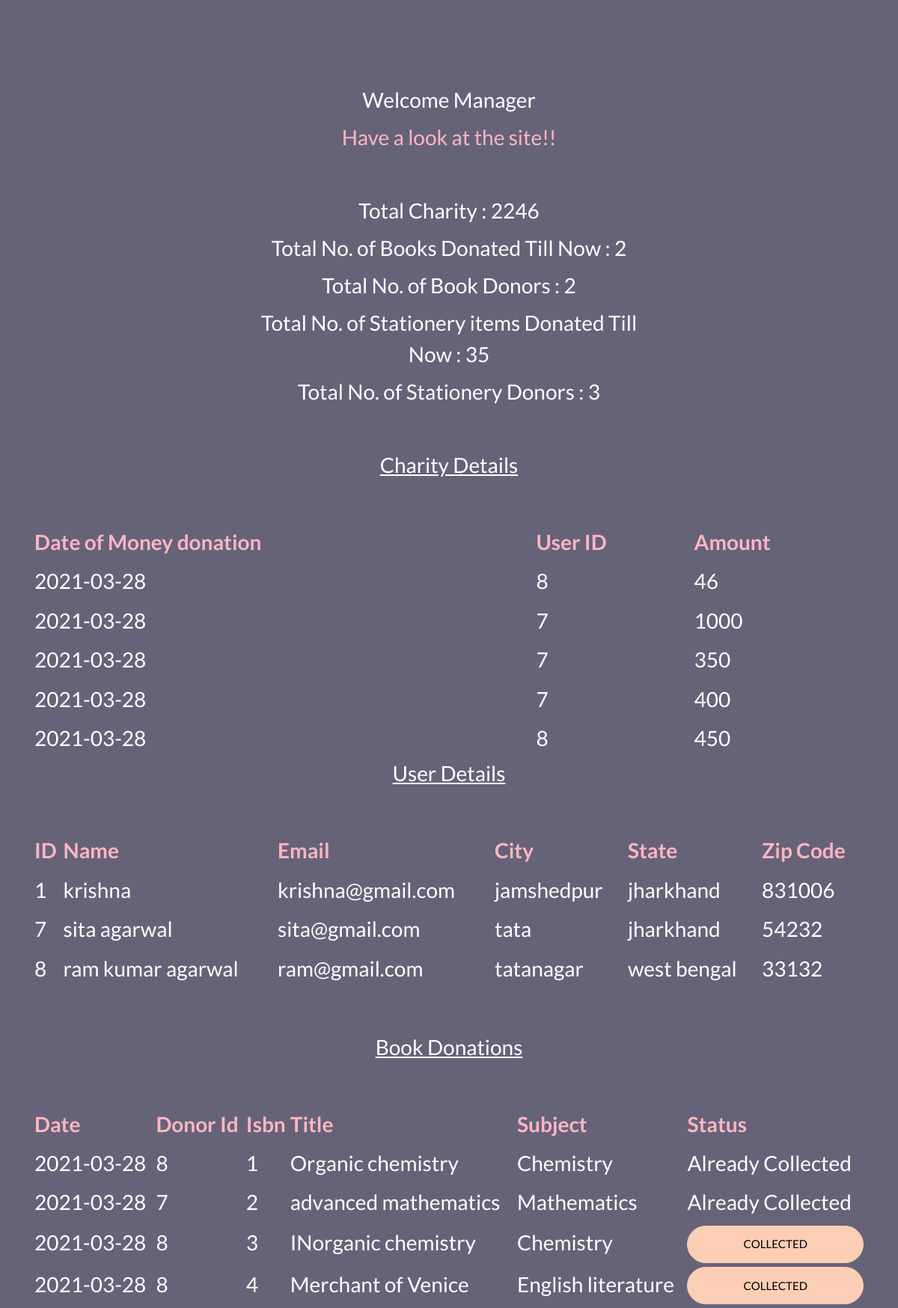
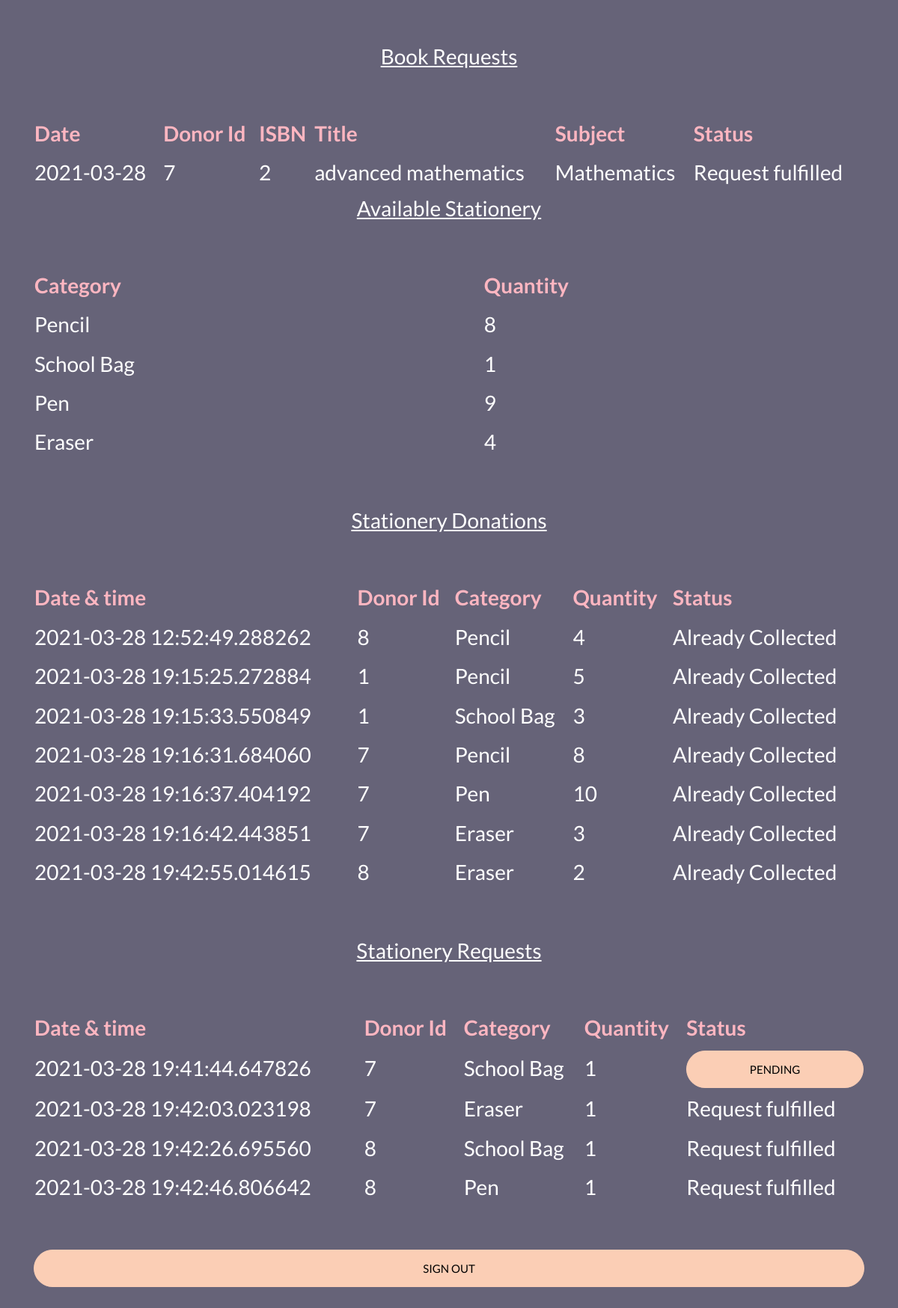
Page /dorei/manage/ on the committed database (2 pictures, top to bottom).
### dorei/models.py (models this page shows, shortened)
class Money(models.Model):
    money_id = models.IntegerField(db_column='money_id', primary_key=True)
    user_id = models.ForeignKey(User, on_delete=models.CASCADE, db_column='user_id')
    t_time = models.DateTimeField(db_column='t_time')
    amount = models.IntegerField(db_column='amount')
    transaction_id = models.TextField(db_column='transaction_id', max_length=10, null=True)
    class Meta:
        unique_together = (('money_id', 't_time'),)

class User(models.Model):
    user_id = models.AutoField(db_column='user_id', primary_key=True)
    first_name = models.TextField(db_column='first_name', max_length=10)
    middle_name = models.TextField(db_column='middle_name', max_length=10, blank=True, null=True)
    last_name = models.TextField(db_column='last_name', max_length=10, blank=True, null=True)
    email_address = models.EmailField(db_column='email_address', max_length=40)
    house_number = models.CharField(db_column='house_number', max_length=10, blank=True, null=True)
    street_number = models.CharField(db_column='street_number', max_length=10, blank=True, null=True)
    street_name = models.TextField(db_column='street_name', max_length=50)
    city = models.TextField(db_column='city', max_length=50)
    state = models.TextField(db_column='state', max_length=50)
    postal_code = models.DecimalField(db_column='postal_code', max_digits=6, decimal_places=0)
    password = models.CharField(db_column='password', max_length=256)

class Stationery(models.Model):
    stationery_id = models.AutoField(db_column='stationery_id', primary_key=True)
    stationery_name = models.CharField(db_column='stationery_name', max_length = 50)
    tot_quantity = models.IntegerField(db_column='tot_quantity',validators=[MinValueValidator(1)], blank=True, null=True)
    location_id = models.ForeignKey(Location, on_delete = models.DO_NOTHING,db_column='location_id', null=True, blank=True)

### dorei/views.py (the view)
# urls.py: path('manage/', views.manage, name='manage'),
def manage(request):
    total_charity = select_using_raw_sql("SELECT SUM(dm.amount) FROM dorei_money AS dm")
    books_donated = select_using_raw_sql("SELECT COUNT(db.isbn) FROM dorei_bookdonate AS db WHERE db.is_collected=1")
    stationery_donated = select_using_raw_sql("SELECT SUM(ds.quantity) FROM dorei_stationerydonate AS ds WHERE ds.is_collected=1")
    book_donors = select_using_raw_sql("SELECT COUNT(DISTINCT(db.user_id)) FROM dorei_bookdonate AS db WHERE db.is_collected=1")
    stationery_donors = select_using_raw_sql("SELECT COUNT(DISTINCT(ds.user_id)) FROM dorei_stationerydonate AS ds WHERE ds.is_collected=1")
    charity_details = select_using_raw_sql("SELECT date(dm.t_time) AS t_time,dm.user_id AS user_id,dm.amount AS amount FROM dorei_money AS dm")
    user_details = select_using_raw_sql("SELECT du.user_id AS user_id,du.first_name||' '||du.middle_name||' '||du.last_name AS name,du.email_address AS  email,\
        du.house_number AS house_number,du.street_number AS street_number,du.street_name AS street_name,du.city AS city,du.state AS state,du.postal_code AS postal_code\
        FROM dorei_user AS du")
    book_donations = select_using_raw_sql("SELECT dbd.user_id AS user_id,date(dbd.t_time) AS t_time,dbd.isbn AS isbn,db.title AS title,db.subject AS subject,dbd.is_collected AS verify\
     FROM dorei_bookdonate AS dbd, dorei_book AS db WHERE db.isbn=dbd.isbn")
    book_requests = select_using_raw_sql("SELECT dbr.user_id AS user_id,date(dbr.t_time) AS t_time,dbr.isbn AS isbn,db.title AS title,db.subject AS subject,dbr.is_delivered AS verify\
     FROM dorei_bookrequest AS dbr, dorei_book AS db WHERE db.isbn=dbr.isbn")
    available_stationery = select_using_raw_sql("SELECT ds.stationery_name AS name,ds.tot_quantity AS tot_quantity FROM dorei_stationery AS ds")
    stationery_donations = select_using_raw_sql("SELECT dsd.user_id AS user_id,dsd.t_time AS t_time,ds.stationery_name AS name,dsd.quantity AS quantity,dsd.is_collected AS verify\
     FROM dorei_stationerydonate AS dsd, dorei_stationery AS ds WHERE ds.stationery_id=dsd.stationery_id")
    stationery_requests = select_using_raw_sql("SELECT dsr.user_id AS user_id,dsr.t_time AS t_time,ds.stationery_name AS name,dsr.quantity AS quantity,dsr.is_delivered AS verify\
     FROM dorei_stationeryrequest AS dsr, dorei_stationery AS ds WHERE ds.stationery_id=dsr.stationery_id")
    data = {
            'total_charity':total_charity[0]['SUM(dm.amount)'],
            'books_donated':books_donated[0]['COUNT(db.isbn)'],
            'stationery_donated':stationery_donated[0]['SUM(ds.quantity)'],
            'book_donors':book_donors[0]['COUNT(DISTINCT(db.user_id))'],
            'stationery_donors':stationery_donors[0]['COUNT(DISTINCT(ds.user_id))'],
            'charity_details':charity_details,
            'user_details':user_details,
            'book_donations':book_donations,
            'book_requests':book_requests,
            'available_stationery':available_stationery,
            'stationery_donations':stationery_donations,
            'stationery_requests':stationery_requests,
        }
    return render(request, 'manager_ui.html', data)

### dorei/views.py (called while the page is built)
def select_using_raw_sql(sql):
    cursor = connection.cursor()
    try:
        cursor.execute(sql)
    except Exception as e:
        print(e)
        return []
    results = cursor.fetchall()
    l = []
    for  i in range(len(results)):
        dict = {}
        field = 0
        while True:
            try:
                dict[cursor.description[field][0]] = str(results[i][field])
                field = field +1
            except IndexError as e:
                break
        l.append(dict)
    return l

### dorei/templates/manager_ui.html
{% extends "base_generic.html" %}
{% block content %}
  <body class="img js-fullheight" style="background-color: #928DAB;">
  <section class="ftco-section">
    <div class="container">
      <div class="row justify-content-center">
        <div class="col-md-6 text-center mb-5">
          <h2 class="heading-section">Welcome Manager</h2>
          <h2 class="heading-section" style="color:#FFB6C1;">Have a look at the site!!</h2>
        </div>
      </div>
      <div class="row justify-content-center">
        <div class="col-md-6 text-center mb-5">
          <h2 class="heading-section">Total Charity : {{total_charity}}</h2>
          <h2 class="heading-section">Total No. of Books Donated Till Now : {{books_donated}}</h2>
          <h2 class="heading-section">Total No. of Book Donors : {{book_donors}}</h2>
          <h2 class="heading-section">Total No. of Stationery items Donated Till Now : {{stationery_donated}}</h2>
          <h2 class="heading-section">Total No. of Stationery Donors : {{stationery_donors}}</h2>
        </div>
      </div>
      <div class="row justify-content-center">
        <div class="col-md-6 text-center mb-5">
          <h2 class="heading-section"><u>Charity Details</u></h2>
        </div>
      </div>
      {% if charity_details %}
      <table style="width:100%">
        <tr class="heading-section" style="color:#FFB6C1;">
          <th>Date of Money donation</th>
          <th>User ID</th>
          <th>Amount</th>
        </tr>
        {% for donation in charity_details %}
        <tr class="heading-section" style="color:#FFFFFF">
          <td >{{donation.t_time}}</td>
          <td>{{donation.user_id}}</td>
          <td >{{donation.amount}}</td>
        </tr>
        {% endfor %}
      </table>
      {% endif %}
      <div class="row justify-content-center">
        <div class="col-md-6 text-center mb-5">
          <h2 class="heading-section"><u>User Details</u></h2>
        </div>
      </div>
      {% if user_details %}
      <table style="width:100%">
        <tr class="heading-section" style="color:#FFB6C1;">
          <th>ID</th>
          <th>Name</th>
          <th>Email</th>
          <th>City</th>
          <th>State</th>
          <th>Zip Code</th>
        </tr>
        {% for user in user_details %}
        <tr class="heading-section" style="color:#FFFFFF">
          <td >{{user.user_id}}</td>
          <td >{{user.name}}</td>
          <td >{{user.email}}</td>
          <td >{{user.city}}</td>
          <td >{{user.state}}</td>
          <td >{{user.postal_code}}</td>
        </tr>
        {% endfor %}
      </table>
      {% endif %}
      <div class="row justify-content-center">
        <div class="col-md-6 text-center mb-5">
          <br></br>
          <h2 class="heading-section"><u>Book Donations</u></h2>
        </div>
      </div>
      {% if book_donations %}
      <table style="width:100%">
        <tr class="heading-section" style="color:#FFB6C1;">
          <th>Date</th>
          <th>Donor Id</th>
          <th>Isbn</th>
          <th>Title</th>
          <th>Subject</th>
          <th>Status</th>
        </tr>
        {% for donation in book_donations %}
        <tr class="heading-section" style="color:#FFFFFF">
          <td>{{donation.t_time}}</td>
          <td>{{donation.user_id}}</td>
          <td>{{donation.isbn}}</td>
          <td>{{donation.title}}</td>
          <td>{{donation.subject}}</td>
          <td>
            {% if donation.verify == 'True' %}
              Already Collected
            {% else %}
              <a href="{% url 'isdonated_book' user_id=donation.user_id  isbn=donation.isbn%}">
                <button type="submit" class="form-control btn btn-primary submit px-3">Collected</button>
              </a>
            {% endif %}
          </td>
        </tr>
        {% endfor %}
      </table>
      {% endif %}
      <div class="row justify-content-center">
        <div class="col-md-6 text-center mb-5">
          <br></br>
          <h2 class="heading-section"><u>Book Requests</u></h2>
        </div>
      </div>
      {% if book_requests %}
      <table style="width:100%">
        <tr class="heading-section" style="color:#FFB6C1;">
          <th>Date</th>
          <th>Donor Id</th>
          <th>ISBN</th>
          <th>Title</th>
          <th>Subject</th>
          <th>Status</th>
        </tr>
        {% for request in book_requests %}
        <tr class="heading-section" style="color:#FFFFFF">
          <td>{{request.t_time}}</td>
          <td>{{request.user_id}}</td>
          <td>{{request.isbn}}</td>
          <td>{{request.title}}</td>
          <td>{{request.subject}}</td>
          <td>
            {% if request.verify == 'True' %}
              Request fulfilled
            {% else %}
              <a href="{% url 'isrequested_book' user_id=request.user_id  isbn=request.isbn%}">
                <button type="submit" class="form-control btn btn-primary submit px-3">Pending</button>
              </a>
            {% endif %}
          </td>
        </tr>
        {% endfor %}
      </table>
      {% endif %}
      <div class="row justify-content-center">
        <div class="col-md-6 text-center mb-5">
          <h2 class="heading-section"><u>Available Stationery</u></h2>
        </div>
      </div>
      {% if available_stationery %}
      <table style="width:100%">
        <tr class="heading-section" style="color:#FFB6C1;">
          <th>Category</th>
          <th>Quantity</th>
        </tr>
        {% for stationery in available_stationery %}
        <tr class="heading-section" style="color:#FFFFFF">
          <td >{{stationery.name}}</td>
          <td >{{stationery.tot_quantity}}</td>
        </tr>
        {% endfor %}
      </table>
      {% endif %}
      <div class="row justify-content-center">
        <div class="col-md-6 text-center mb-5">
          <br></br>
          <h2 class="heading-section"><u>Stationery Donations</u></h2>
        </div>
      </div>
      {% if stationery_donations %}
      <table style="width:100%">
        <tr class="heading-section" style="color:#FFB6C1;">
          <th>Date & time</th>
          <th>Donor Id</th>
          <th>Category</th>
          <th>Quantity</th>
          <th>Status</th>
        </tr>
        {% for donation in stationery_donations %}
        <tr class="heading-section" style="color:#FFFFFF">
          <td>{{donation.t_time}}</td>
          <td>{{donation.user_id}}</td>
          <td>{{donation.name}}</td>
          <td>{{donation.quantity}}</td>
          <td>
            {% if donation.verify == 'True' %}
              Already Collected
            {% else %}
              <a href="{% url 'isdonated_stationery' user_id=donation.user_id  t_time=donation.t_time%}">
                <button type="submit" class="form-control btn btn-primary submit px-3">Collected</button>
              </a>
            {% endif %}
          </td>
        </tr>
        {% endfor %}
      </table>
      {% endif %}
      <div class="row justify-content-center">
        <div class="col-md-6 text-center mb-5">
          <br></br>
          <h2 class="heading-section"><u>Stationery Requests</u></h2>
        </div>
      </div>
      {% if stationery_requests %}
      <table style="width:100%">
        <tr class="heading-section" style="color:#FFB6C1;">
          <th>Date & time</th>
          <th>Donor Id</th>
          <th>Category</th>
          <th>Quantity</th>
          <th>Status</th>
        </tr>
        {% for request in stationery_requests %}
        <tr class="heading-section" style="color:#FFFFFF">
          <td>{{request.t_time}}</td>
          <td>{{request.user_id}}</td>
          <td>{{request.name}}</td>
          <td>{{request.quantity}}</td>
          <td>
            {% if request.verify == 'True' %}
              Request fulfilled
            {% else %}
              <a href="{% url 'isrequested_stationery' user_id=request.user_id  t_time=request.t_time%}">
                <button type="submit" class="form-control btn btn-primary submit px-3">Pending</button>
              </a>
            {% endif %}
          </td>
        </tr>
        {% endfor %}
      </table>
      {% endif %}
      <div class="row justify-content-center">
        <div class="col form-group">
          <br></br>
          <a href="/dorei/signOut/"><button type="submit" class="form-control btn btn-primary submit px-3">Sign Out</button></a>
        </div>
      </div>
    </div>
  </section>
  </body>
{% endblock %}

### rows in the picture
Money: t_time "2021-03-28", user_id "8", amount "46"
Money: t_time "2021-03-28", user_id "7", amount "1000"
Money: t_time "2021-03-28", user_id "7", amount "350"
Money: t_time "2021-03-28", user_id "7", amount "400"
Money: t_time "2021-03-28", user_id "8", amount "450"
User: user_id "1", name "krishna", email "krishna@gmail.com", city "jamshedpur", state "jharkhand", postal_code "831006"
User: user_id "7", name "sita agarwal", email "sita@gmail.com", city "tata", state "jharkhand", postal_code "54232"
User: user_id "8", name "ram kumar agarwal", email "ram@gmail.com", city "tatanagar", state "west bengal", postal_code "33132"
Stationery: name "Pencil", tot_quantity "8", t_time "2021-03-28 12:52:49.288262", user_id "8", quantity "4", t_time "2021-03-28 19:16:31.684060", user_id "7", quantity "8"
Stationery: name "School Bag", tot_quantity "1", t_time "2021-03-28 19:15:33.550849", user_id "1", quantity "3", t_time "2021-03-28 19:41:44.647826", user_id "7", quantity "1", shows "PENDING", t_time "2021-03-28 19:42:26.695560", user_id "8"
Stationery: name "Pen", tot_quantity "9", t_time "2021-03-28 19:42:46.806642", user_id "8", quantity "1", shows "Request fulfilled"
Stationery: name "Eraser", tot_quantity "4"

### other values in the picture
{{ total_charity }} "2246"
{{ books_donated }} "2"
{{ book_donors }} "2"
{{ stationery_donated }} "35"
{{ stationery_donors }} "3"
{{ donation.t_time }} "2021-03-28" "2021-03-28" "2021-03-28" "2021-03-28"
{{ donation.user_id }} "8" "7" "8" "8"
{{ donation.isbn }} "1" "2" "3" "4"
{{ donation.title }} "Organic chemistry" "advanced mathematics" "INorganic chemistry" "Merchant of Venice"
{{ donation.subject }} "Chemistry" "Mathematics" "Chemistry" "English literature"
{{ request.t_time }} "2021-03-28"
{{ request.user_id }} "7"
{{ request.isbn }} "2"
{{ request.title }} "advanced mathematics"
{{ request.subject }} "Mathematics"
